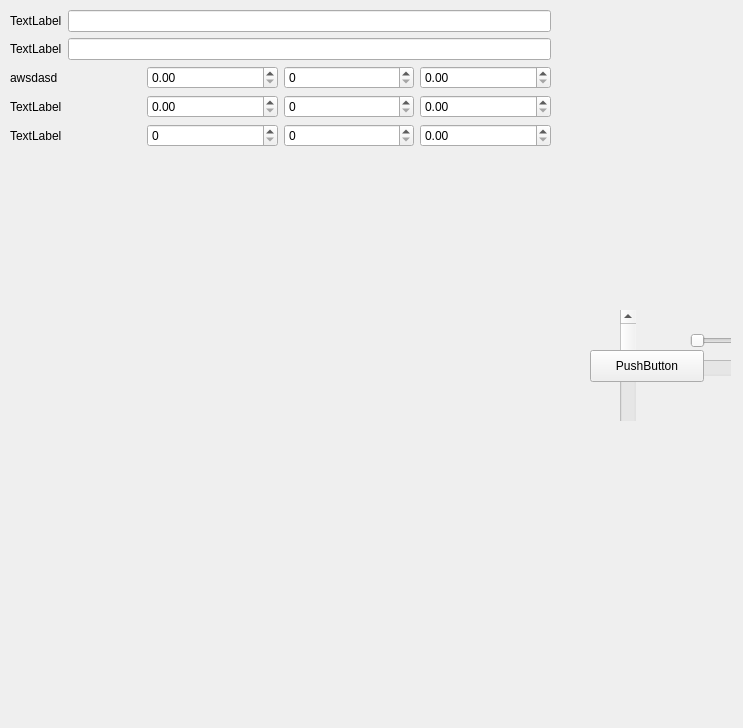
<?xml version="1.0" encoding="UTF-8"?>
<ui version="4.0">
 <class>ControlWidget</class>
 <widget class="QWidget" name="ControlWidget">
  <property name="geometry">
   <rect>
    <x>0</x>
    <y>0</y>
    <width>743</width>
    <height>728</height>
   </rect>
  </property>
  <property name="windowTitle">
   <string>Form</string>
  </property>
  <widget class="QWidget" name="verticalLayoutWidget">
   <property name="geometry">
    <rect>
     <x>10</x>
     <y>10</y>
     <width>541</width>
     <height>661</height>
    </rect>
   </property>
   <layout class="QVBoxLayout" name="verticalLayout">
    <item>
     <layout class="QGridLayout" name="gridLayout_2">
      <item row="0" column="1">
       <widget class="QLineEdit" name="lineEdit"/>
      </item>
      <item row="2" column="0">
       <widget class="QLabel" name="label_5">
        <property name="text">
         <string>TextLabel</string>
        </property>
       </widget>
      </item>
      <item row="0" column="0">
       <widget class="QLabel" name="label_4">
        <property name="text">
         <string>TextLabel</string>
        </property>
       </widget>
      </item>
      <item row="2" column="1">
       <widget class="QLineEdit" name="lineEdit_2"/>
      </item>
     </layout>
    </item>
    <item>
     <layout class="QGridLayout" name="gridLayout">
      <item row="1" column="4">
       <widget class="QDoubleSpinBox" name="doubleSpinBox_4"/>
      </item>
      <item row="0" column="1">
       <widget class="QLabel" name="label">
        <property name="text">
         <string>awsdasd</string>
        </property>
        <property name="textFormat">
         <enum>Qt::AutoText</enum>
        </property>
        <property name="scaledContents">
         <bool>false</bool>
        </property>
        <property name="wordWrap">
         <bool>false</bool>
        </property>
       </widget>
      </item>
      <item row="1" column="3">
       <widget class="QSpinBox" name="spinBox_2"/>
      </item>
      <item row="2" column="4">
       <widget class="QDoubleSpinBox" name="doubleSpinBox_5"/>
      </item>
      <item row="0" column="3">
       <widget class="QSpinBox" name="spinBox"/>
      </item>
      <item row="2" column="3">
       <widget class="QSpinBox" name="spinBox_4"/>
      </item>
      <item row="0" column="2">
       <widget class="QDoubleSpinBox" name="doubleSpinBox"/>
      </item>
      <item row="0" column="4">
       <widget class="QDoubleSpinBox" name="doubleSpinBox_2"/>
      </item>
      <item row="2" column="2">
       <widget class="QSpinBox" name="spinBox_3"/>
      </item>
      <item row="2" column="1">
       <widget class="QLabel" name="label_3">
        <property name="text">
         <string>TextLabel</string>
        </property>
       </widget>
      </item>
      <item row="1" column="1">
       <widget class="QLabel" name="label_2">
        <property name="text">
         <string>TextLabel</string>
        </property>
       </widget>
      </item>
      <item row="1" column="2">
       <widget class="QDoubleSpinBox" name="doubleSpinBox_3"/>
      </item>
     </layout>
    </item>
    <item>
     <spacer name="verticalSpacer">
      <property name="orientation">
       <enum>Qt::Vertical</enum>
      </property>
      <property name="sizeHint" stdset="0">
       <size>
        <width>20</width>
        <height>40</height>
       </size>
      </property>
     </spacer>
    </item>
   </layout>
  </widget>
  <widget class="QWidget" name="widget" native="true">
   <property name="geometry">
    <rect>
     <x>570</x>
     <y>300</y>
     <width>161</width>
     <height>121</height>
    </rect>
   </property>
   <widget class="QScrollBar" name="verticalScrollBar">
    <property name="geometry">
     <rect>
      <x>50</x>
      <y>10</y>
      <width>16</width>
      <height>160</height>
     </rect>
    </property>
    <property name="orientation">
     <enum>Qt::Vertical</enum>
    </property>
   </widget>
   <widget class="QScrollBar" name="horizontalScrollBar">
    <property name="geometry">
     <rect>
      <x>90</x>
      <y>60</y>
      <width>160</width>
      <height>16</height>
     </rect>
    </property>
    <property name="orientation">
     <enum>Qt::Horizontal</enum>
    </property>
   </widget>
   <widget class="QSlider" name="horizontalSlider">
    <property name="geometry">
     <rect>
      <x>120</x>
      <y>30</y>
      <width>160</width>
      <height>22</height>
     </rect>
    </property>
    <property name="orientation">
     <enum>Qt::Horizontal</enum>
    </property>
   </widget>
   <widget class="QPushButton" name="pushButton">
    <property name="geometry">
     <rect>
      <x>20</x>
      <y>50</y>
      <width>114</width>
      <height>32</height>
     </rect>
    </property>
    <property name="text">
     <string>PushButton</string>
    </property>
   </widget>
  </widget>
 </widget>
 <resources/>
 <connections/>
</ui>
